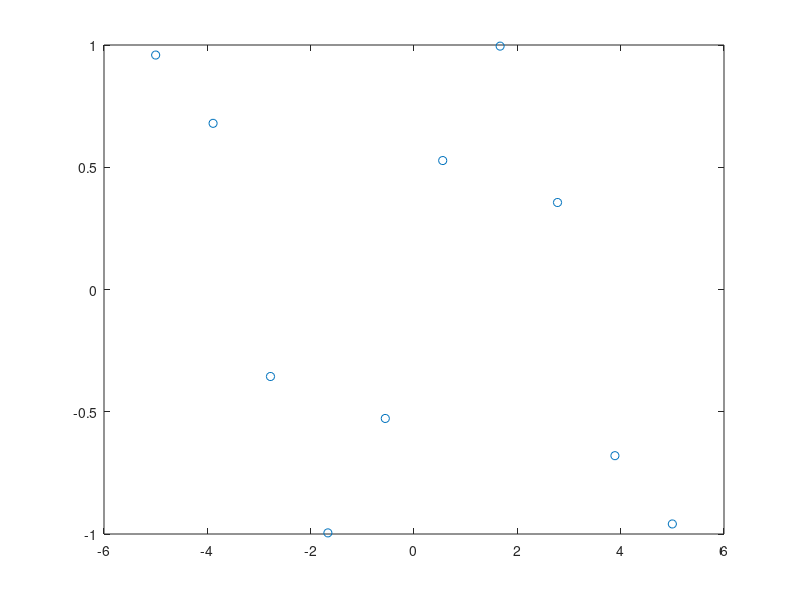

Write the MATLAB code that produced this figure. (Note: this script raises an error after producing the figure.)
% value of n = 10 and n = 20.
for n = [10, 20]
    %  nodes xi are equally spaced on the interval with x0 = ?5 and xn = 5.
    xi = linspace(-5, 5, n);
    fi = sin(xi);
    
    figure
    plot(xi, fi, 'o');
    hold on;
    
    % evaluating them at 401 equally spaced x-values on the interval [?5; 5]
    x = linspace(-5, 5, 401);
    y = Lagrange(xi, fi, x);
    
    plot(x, y);
    hold off;
    
    % calc interpolation error
    figure
    y_real = sin(x);
    diff = abs(y_real - y);
    plot(x, diff);   
end
    

for n = [10, 20]
    %  nodes xi are equally spaced on the interval with x0 = ?5 and xn = 5.    
    xi = linspace(-5, 5, n);
    fi = 1 ./ (xi .* xi + 1);
    
    figure
    plot(xi, fi, 's');
    hold on;
    
    % evaluating them at 401 equally spaced x-values on the interval [?5; 5]
    x = linspace(-5, 5, 401);
    y = Lagrange(xi, fi, x);
    
    plot(x, y);
    hold off;
    
    % calc interpolation error
    figure
    y_real = 1 ./ (x .* x + 1);
    diff = abs(y_real - y);
    plot(x, diff);    
end
